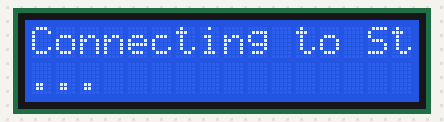
The sketch below on a simulated ESP32. Parts: 16×2 character LCD. WiFi joins after 1.5 s; servers stay silent unless stated; network time is answered at once with the bench clock; the local clock reads 2024-03-15 10:24:30 at power-on unless the sketch sets it.

Above: at 1.2 s.
At 1.7 s:
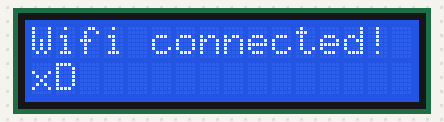
At 2.8 s:
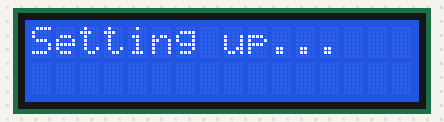
At 3.8 s:
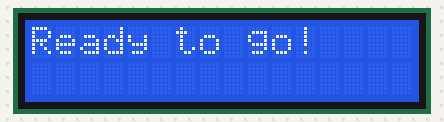
At 5.1 s:
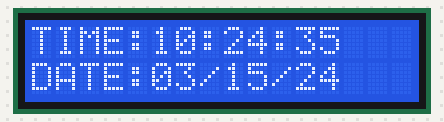
At 37.1 s:
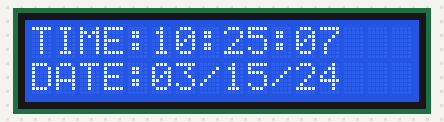

The sketch:

pet-feeder.ino
```cpp
#include <ESP32Time.h>
#include <TimeLib.h>
#include <WiFiUdp.h>
#include <NTPClient.h>
#include <WiFi.h>
#include <Wire.h>
#include <LiquidCrystal_I2C.h>

#define lcdColumns 16
#define lcdRows 2

ESP32Time rtc(0);
WiFiUDP ntpUDP;
NTPClient timeClient(ntpUDP, "pool.ntp.org", -10800, 60000);
LiquidCrystal_I2C lcd(0x27, lcdColumns, lcdRows);

const char* ssid = "Steve Lokao";
const char* password = "winstow0822";

byte last_second, second_, minute_, hour_, day_, month_;
int year_;

char Time[14];
char Date[14];


void setup() {

  Serial.begin(115200);


  Wire.begin();

  lcd.init();
  lcd.backlight();

  printLCDFirstLine(true, 0, "Connecting to ");
  lcd.print(ssid);
  WiFi.begin(ssid, password);
  while (WiFi.status() != WL_CONNECTED) {
    for (int col = 0; col < 3; col++) {
      printLCDSecondLine(false, col, ".");
      delay(500);
    }

  }
  printLCDFirstLine(true, 0, "Wifi connected!");
  printLCDSecondLine(false, 0, "xD");
  delay(1000);

  printLCDFirstLine(true, 0, "Setting up...");
  delay(1000);
  timeClient.begin();
  getTimeWithNTP();
  printLCDFirstLine(true, 0, "Ready to go!");
  delay(1000);

  lcd.clear();

}

void loop() {
  handleDateTime();
}


void printLCDFirstLine(bool clear, int col, const char* text) {
  if(clear) {
    lcd.setCursor(0, 0);
    lcd.print("                ");
    lcd.setCursor(0, 1);
    lcd.print("                ");
  }
  lcd.setCursor(col, 0);
  lcd.print(text);
}

void printLCDSecondLine(bool clear, int col, const char* text) {
  if(clear) {
    lcd.setCursor(0, 0);
    lcd.print("                ");
    lcd.setCursor(0, 1);
    lcd.print("                ");
  }
  lcd.setCursor(col, 1);
  lcd.print(text);
}

void getTimeWithNTP() {
  timeClient.update();
  unsigned long unix_epoch = timeClient.getEpochTime();
  rtc.setTime(unix_epoch);
  unsigned long ep = rtc.getEpoch();
}

void convertDateTime() {
  String time_str = rtc.getTime("TIME:%T");
  String date_str = rtc.getTime("DATE:%D");
  strcpy(Time, time_str.c_str());
  strcpy(Date, date_str.c_str());
}

void handleDateTime() {
  convertDateTime();
  printLCDFirstLine(false, 0, Time);
  printLCDSecondLine(false, 0, Date);
  delay(200);
}
```

Measured:
- what the display in image 0 shows lasts 0.6 s, from 1.1 s to 1.7 s
- what the display in image 1 shows lasts 1.0 s, from 1.7 s to 2.7 s
- what the display in image 2 shows lasts 1.1 s, from 2.7 s to 3.8 s
